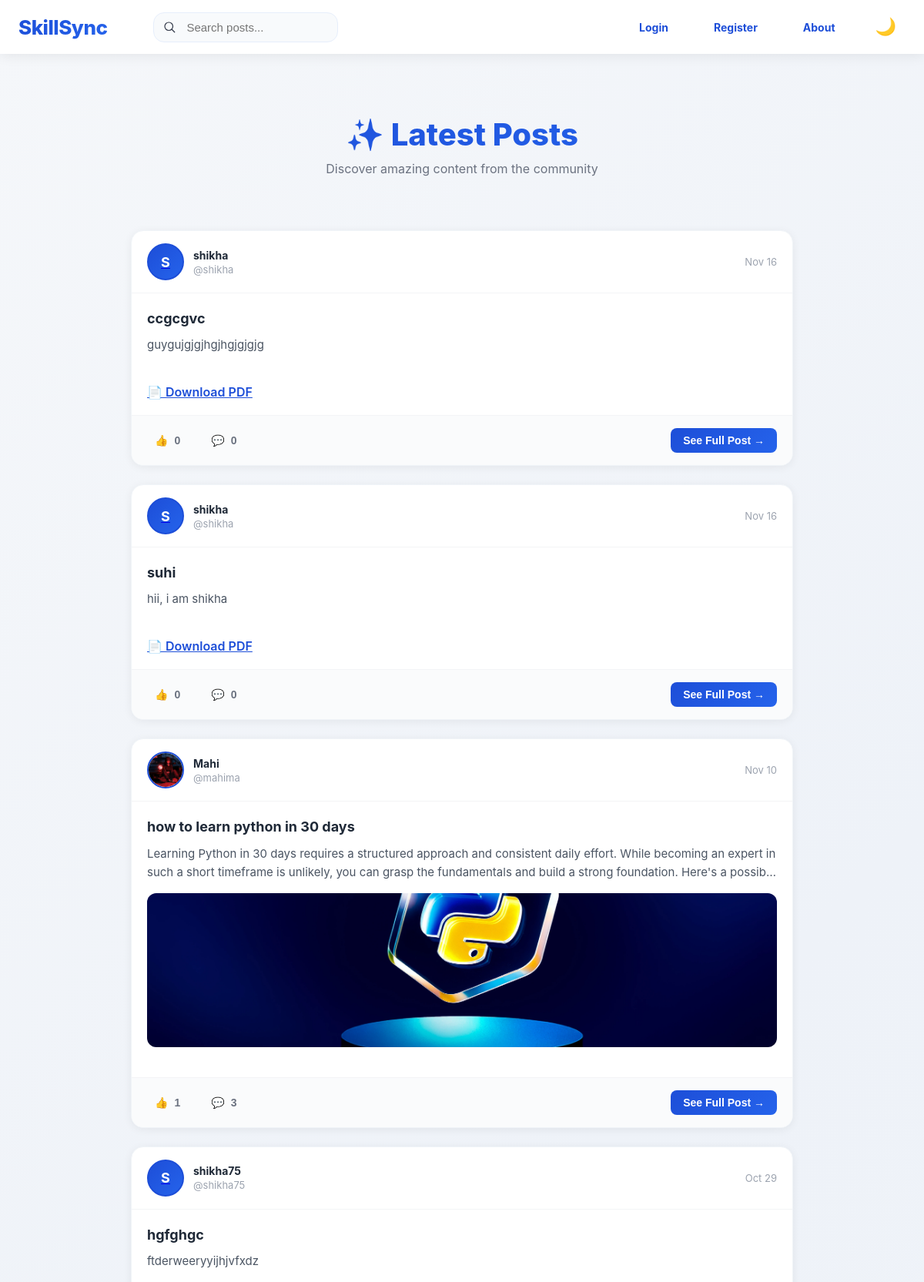
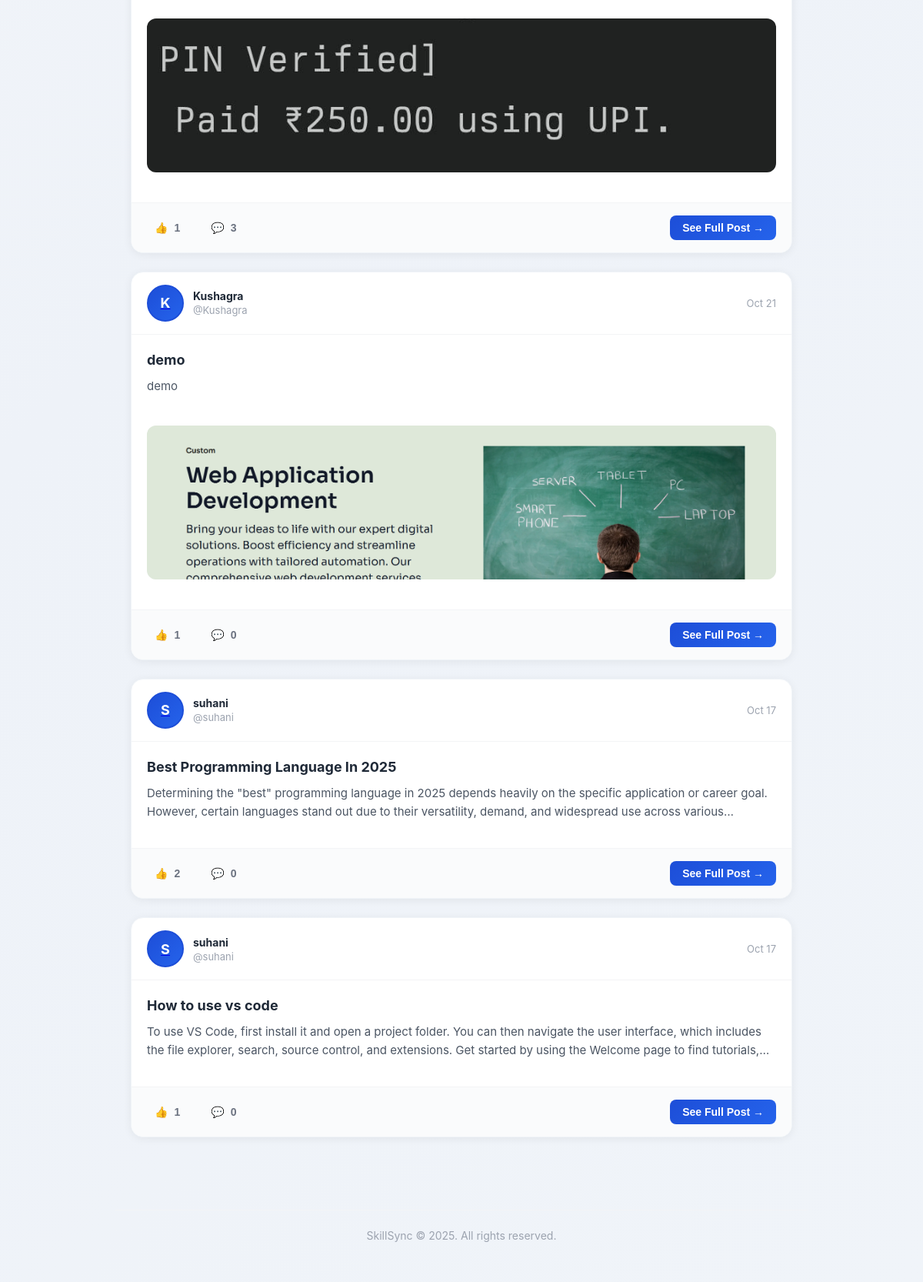
The page / on the database its author committed (2 pictures, top to bottom).
### main/models.py (models this page shows, shortened)
class Content(models.Model):
    title = models.CharField(max_length=200)
    description = models.TextField()
    instructor = models.CharField(max_length=100)
    duration = models.CharField(max_length=50)
    created_by = models.ForeignKey(User, on_delete=models.CASCADE)
    created_at = models.DateTimeField(auto_now_add=True)
    likes = models.ManyToManyField(User, related_name='liked_content', blank=True)
    image = models.ImageField(upload_to='content_images/', blank=True, null=True)
    video = models.FileField(upload_to='content_videos/', blank=True, null=True)
    pdf = models.FileField(upload_to='content_pdfs/', blank=True, null=True)

class Profile(models.Model):
    user = models.OneToOneField(User, on_delete=models.CASCADE)
    full_name = models.CharField(max_length=100, blank=True)
    profession = models.CharField(max_length=100, blank=True)
    about = models.TextField(blank=True)
    profile_picture = models.ImageField(upload_to='profile_pics/', default='profile_pics/default.jpg')
    def get_profile_picture_url(self):
        if self.profile_picture:
            try:
                if self.profile_picture.storage.exists(self.profile_picture.name):
                    if 'default' not in self.profile_picture.name:
                        return self.profile_picture.url
            except:
                pass
        return None

### main/views.py (the view)
# urls.py: path('', views.home, name='home'),
def home(request):
    contents = Content.objects.all().order_by('-created_at')
    context = {
        'contents': contents,
        'default_avatar': True
    }
    return render(request, 'home.html', context)

### main/templates/home.html (shortened to what this page needs)
{% extends 'base.html' %}
{% load static %}
{% block content %}
<div class="posts-container">
    <div class="page-header">
        <h1>✨ Latest Posts</h1>
        <p>Discover amazing content from the community</p>
    </div>
    {% if contents %}
        {% for content in contents %}
            <div class="post-card" onclick="openModal('post-{{ content.id }}')">
                <div class="post-header">
                    <div class="avatar-wrapper">
                        <a href="{% url 'view_profile' content.created_by.username %}" onclick="event.stopPropagation();">
                            {% if content.created_by.profile.profile_picture and content.created_by.profile.get_profile_picture_url %}
                                <img src="{{ content.created_by.profile.get_profile_picture_url }}"
                                     alt="Profile"
                                     class="user-avatar"
                                     onerror="handleImageError(this)">
                            {% else %}
                                <div class="avatar-fallback" style="position: static; display: flex;">
                                    {{ content.created_by.username|first|upper }}
                                </div>
                            {% endif %}
                        </a>
                    </div>
                    <div class="user-info">
                        <a href="{% url 'view_profile' content.created_by.username %}" style="text-decoration: none;" onclick="event.stopPropagation();">
                            <div class="user-name">{{ content.created_by.profile.full_name|default:content.created_by.username }}</div>
                        </a>
                        <div class="user-handle">@{{ content.created_by.username }}</div>
                    </div>
                    <div class="post-time">{{ content.created_at|date:"M d" }}</div>
                </div>
                <div class="post-content">
                    <div class="post-title">{{ content.title }}</div>
                    <div class="post-description">{{ content.description }}</div>
                    {% if content.image %}
                        <img src="{{ content.image.url }}" alt="Post" class="post-media">
                    {% elif content.video %}
                        <div class="post-media-placeholder">🎬</div>
                    {% endif %}
                        {% if content.pdf %}
                            <div style="margin-top:10px;">
                                <a href="/media/{{ content.pdf.name }}" target="_blank" style="color:#1d4ed8;font-weight:600;">
                                    📄 Download PDF
                                </a>
                            </div>
                        {% endif %}
                </div>
                <div class="post-footer" onclick="event.stopPropagation();">
                    <button class="post-action like-btn" data-id="{{ content.id }}">
                        {% if user in content.likes.all %}
                            ❤️ <span id="like-count-{{ content.id }}">{{ content.likes.count }}</span>
                        {% else %}
                            👍 <span id="like-count-{{ content.id }}">{{ content.likes.count }}</span>
                        {% endif %}
                    </button>
                    <button class="post-action" onclick="openModal('post-{{ content.id }}'); event.stopPropagation();">
                        💬 <span id="comment-count-{{ content.id }}">{{ content.comment_set.count }}</span>
                    </button>
                    <button class="see-more-btn" onclick="event.stopPropagation(); openModal('post-{{ content.id }}');">
                        See Full Post →
                    </button>
                </div>
            </div>
        {% endfor %}
    {% else %}
        <div class="no-posts">
            <div class="no-posts-icon">📝</div>
            <h2 style="font-size: 20px; color: #1f2937; margin-bottom: 8px;">No Posts Yet</h2>
            <p>Be the first to share something amazing!</p>
        </div>
    {% endif %}
</div>
<footer style="margin-top: 50px; text-align: center; padding: 24px; color: #9ca3af; font-size: 14px; border-top: 1px solid #f3f4f6;">
    SkillSync © 2025. All rights reserved.
</footer>
{% endblock %}

### static/css/style.css (style rules this page uses)
* { margin: 0; padding: 0; box-sizing: border-box; }
body { font-family: 'Segoe UI', Tahoma, Geneva, Verdana, sans-serif; background: #f4f6f8; color: #333; }

### main/templates/base.html (style rules this page uses)
* { margin: 0; padding: 0; box-sizing: border-box; }
body { font-family: -apple-system, BlinkMacSystemFont, 'Segoe UI', Roboto, Oxygen, Ubuntu, Cantarell, sans-serif; background: linear-gradient(135deg, #f5f7fa 0%, #eef2f8 50%, #f0f4f9 100%); min-height: 100vh; position: relative; overflow-x: hidden; }
body::before { content: ''; position: fixed; top: -50%; right: -10%; width: 600px; height: 600px; background: radial-gradient(circle, rgba(29, 78, 216, 0.08) 0%, transparent 70%); border-radius: 50%; z-index: 0; pointer-events: none; animation: float 20s ease-in-out infinite; }
body::after { content: ''; position: fixed; bottom: -20%; left: -5%; width: 500px; height: 500px; background: radial-gradient(circle, rgba(37, 99, 235, 0.06) 0%, transparent 70%); border-radius: 50%; z-index: 0; pointer-events: none; animation: float 25s ease-in-out infinite reverse; }

### main/templates/home.html (style rules this page uses)
.posts-container { max-width: 900px; margin: 0 auto; padding: 20px; }
.page-header { text-align: center; margin-bottom: 40px; padding: 30px 20px; }
.page-header h1 { font-size: 2.5rem; font-weight: 800; background: linear-gradient(135deg, #1d4ed8 0%, #2563eb 100%); -webkit-background-clip: text; -webkit-text-fill-color: transparent; background-clip: text; margin-bottom: 10px; }
.page-header p { color: #6b7280; font-size: 16px; }
.post-card { background: #ffffff; border-radius: 16px; box-shadow: 0 2px 12px rgba(0, 0, 0, 0.06); overflow: hidden; margin-bottom: 24px; transition: all 0.3s ease; border: 1px solid #f0f4f8; }
.post-header { display: flex; align-items: center; gap: 12px; padding: 16px 20px; border-bottom: 1px solid #f3f4f6; }
.avatar-wrapper { position: relative; display: inline-flex; align-items: center; justify-content: center; flex-shrink: 0; width: 48px; height: 48px; }
.user-avatar { width: 48px; height: 48px; border-radius: 50%; object-fit: cover; border: 2px solid #1d4ed8; display: block; }
.avatar-fallback { position: absolute; top: 0; left: 0; width: 48px; height: 48px; border-radius: 50%; border: 2px solid #1d4ed8; background: linear-gradient(135deg, #1d4ed8 0%, #2563eb 100%); color: white; font-weight: 700; font-size: 18px; align-items: center; justify-content: center; display: none; }
.user-info { flex: 1; display: flex; flex-direction: column; justify-content: center; gap: 2px; }
.user-name { font-weight: 700; color: #1f2937; font-size: 14px; }
.user-handle { color: #9ca3af; font-size: 13px; }
.post-time { color: #9ca3af; font-size: 13px; }
.post-content { padding: 20px; }
.post-title { font-size: 18px; font-weight: 700; color: #1f2937; margin-bottom: 10px; line-height: 1.4; }
.post-description { color: #4b5563; font-size: 15px; line-height: 1.6; margin-bottom: 15px; display: -webkit-box; -webkit-line-clamp: 2; -webkit-box-orient: vertical; overflow: hidden; min-height: 48px; }
.post-media { width: 100%; height: 200px; background: #f3f4f6; border-radius: 12px; overflow: hidden; object-fit: cover; margin-bottom: 15px; }
.post-footer { display: flex; align-items: center; gap: 20px; padding: 16px 20px; border-top: 1px solid #f3f4f6; background: #fafbfc; }
.post-action { display: flex; align-items: center; gap: 8px; cursor: pointer; color: #6b7280; font-size: 14px; font-weight: 600; transition: all 0.2s ease; border: none; background: none; padding: 6px 10px; border-radius: 6px; }
.see-more-btn { margin-left: auto; background: linear-gradient(135deg, #1d4ed8 0%, #2563eb 100%); color: white; padding: 8px 16px; border-radius: 8px; border: none; cursor: pointer; font-weight: 600; font-size: 14px; transition: all 0.3s ease; }

### rows shown on the page
Content: created_by.username|first "S", created_by.profile.full_name "shikha", created_by.username "shikha", created_at "Nov 16", title "ccgcgvc", description "guygujgjgjhgjhgjgjgjg", likes.count "0", comment_set.count "0"
Content: created_by.username|first "S", created_by.profile.full_name "shikha", created_by.username "shikha", created_at "Nov 16", title "suhi", description "hii, i am shikha", likes.count "0", comment_set.count "0"
Content: created_by.profile.get_profile_picture_url (picture), created_by.profile.full_name "Mahi", created_by.username "mahima", created_at "Nov 10", title "how to learn python in 30 days", description "Learning Python in 30 days requires a structured approach and consistent daily effort. While becoming an expert in such a short timeframe is unlikely, you can grasp the fundamentals and build a strong foundation. Here's a…", image (picture), likes.count "1", comment_set.count "3"
Content: created_by.username|first "S", created_by.profile.full_name "shikha75", created_by.username "shikha75", created_at "Oct 29", title "hgfghgc", description "ftderweeryyijhjvfxdz", image (picture), likes.count "1", comment_set.count "3"
Content: created_by.username|first "K", created_by.profile.full_name "Kushagra", created_by.username "Kushagra", created_at "Oct 21", title "demo", description "demo", image (picture), likes.count "1", comment_set.count "0"
Content: created_by.username|first "S", created_by.profile.full_name "suhani", created_by.username "suhani", created_at "Oct 17", title "Best Programming Language In 2025", description "Determining the \"best\" programming language in 2025 depends heavily on the specific application or career goal. However, certain languages stand out due to their versatility, demand, and widespread use across…", likes.count "2", comment_set.count "0"
Content: created_by.username|first "S", created_by.profile.full_name "suhani", created_by.username "suhani", created_at "Oct 17", title "How to use vs code", description "To use VS Code, first install it and open a project folder. You can then navigate the user interface, which includes the file explorer, search, source control, and extensions. Get started by using the Welcome page to find…", likes.count "1", comment_set.count "0"
